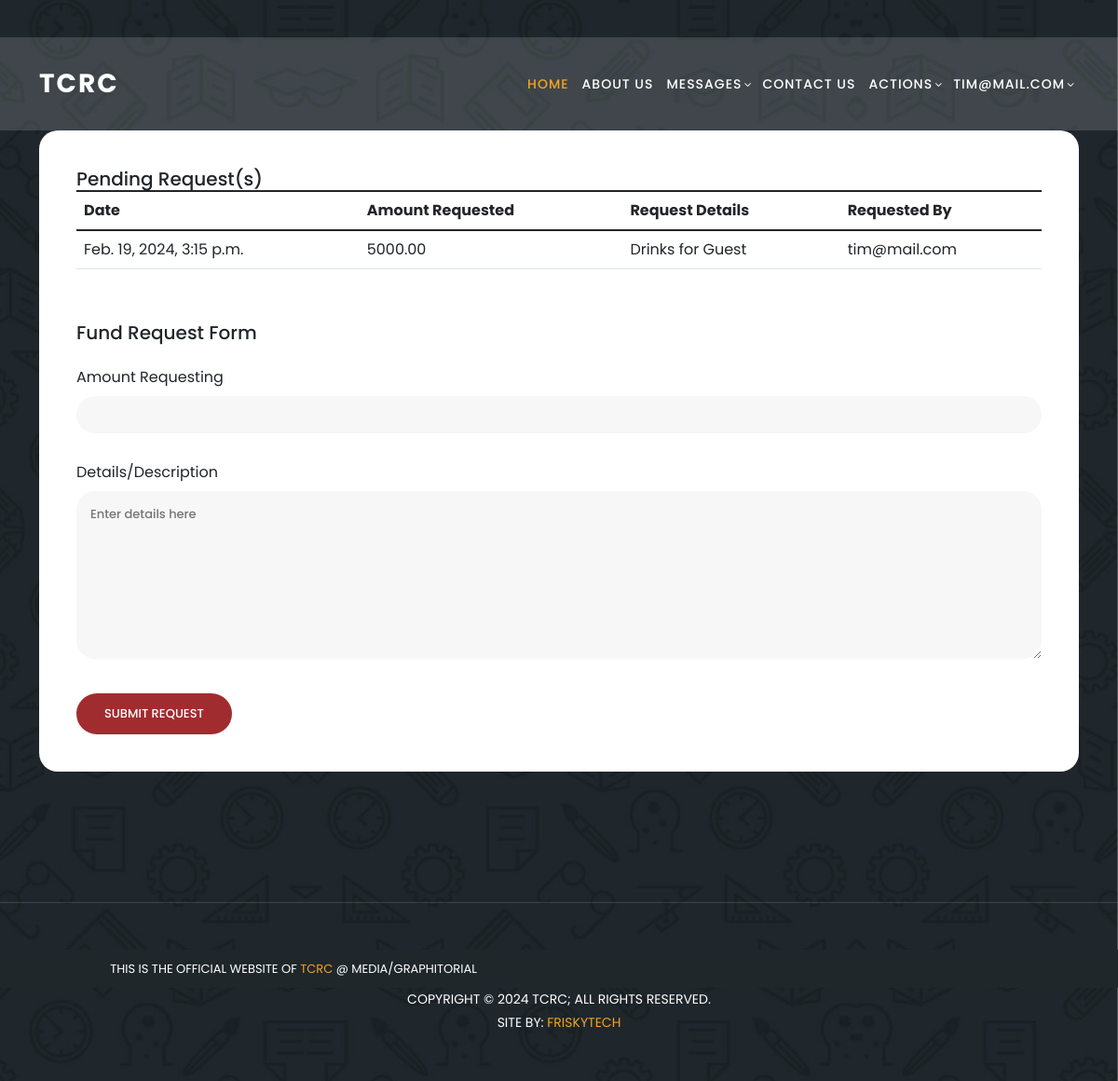
The app's page /request_fund/ (signed in) with its own data.
### church/models.py (models this page shows, shortened)
class FundRequest(models.Model):
    total_amount = models.DecimalField(
        default=0.00, max_digits=65, decimal_places=2)
    request_details = models.TextField()
    created_by = models.ForeignKey(User, on_delete=models.CASCADE)
    approved = models.BooleanField(default=False)
    declined = models.BooleanField(default=False)
    request_date = models.DateTimeField(auto_now=True)

### church/views.py (the view, shortened to what this page needs)
# urls.py: path('request_fund/', request_fund, name='request_fund'),
def request_fund(request):
    president = CouncilMember.objects.filter(
        user_id=request.user.id, office__title='President')
    pending_request = FundRequest.objects.filter(
        created_by_id=request.user.id, approved=False, declined=False).order_by('-id')
    if president:
        pending_request = FundRequest.objects.filter(
            approved=False, declined=False).order_by('-id')
    contex = {'pending_request': pending_request, 'president': president}
    return render(request, 'church/request_fund.html', contex)

### templates/church/request_fund.html (shortened to what this page needs)
{% extends 'base.html' %}
{% load static %}
{% block content %}
<section class="contact-us" id="contact">
    <div class="container">
      <div class="row">
        <div class="col-lg-12 align-self-center">
            <form id="contact" action="" method="POST">{% csrf_token %}
              {% if pending_request %}
              <div class="table table-responsive">
                  <h5>Pending Request(s)</h5>
                  <table class="table">
                      <thead>
                          <th>Date</th>
                          <th>Amount Requested</th>
                          <th>Request Details</th>
                          <th>Requested By</th>
                          </thead>
                          <tbody>
                          {% for request in pending_request %}
                          <tr>
                              <td>{{ request.request_date }}</td>
                              <td>{{ request.total_amount }}</td>
                              <td>{{ request.request_details }}</td>
                              <td>{{ request.created_by }}</td>
                          </tr>
                          {% endfor %}
                          </tbody>
                  </table>
              </div>
              {% endif %}
              <br>
                <h5>Fund Request Form</h5> <br>
                <label for="" class="form-label">Amount Requesting</label>
                <input type="number" name="total_amount" min="0", step="any" required>
                <label for="" class="form-label">Details/Description</label>
                <textarea name="request_details" id="" cols="30" rows="10" placeholder="Enter details here"></textarea>
                <button class="btn btn-primary">Submit Request</button>
            </form>
        </div>
      </div>
    </div>
    {% include 'base_files/footer.html' %}
  </section>
{%endblock%}

### templates/base_files/navbar.html (shortened to what this page needs)
{% load static %}
    <header class="header-area header-sticky">
        <div class="container">
            <div class="row">
                <div class="col-12">
                    <nav class="main-nav">
                        <a href="{% url 'home' %}" class="logo">
                            TCRC
                        </a>
                        <ul class="nav">
                            <li><a href="{% url 'home' %}" class="active">Home</a></li>
                            <li><a href="{% url 'about_us' %}">About Us</a></li>
                            <li class="has-sub">
                                <a href="javascript:void(0)">Messages</a>
                            </li>
                            <li class="scroll-to-section"><a href="#contact">Contact Us</a></li>
                            {% if request.user.is_authenticated %}
                            <li class="has-sub">
                              <a href="javascript:void(0)">ACTIONS</a>
                            </li>
                            <li class="has-sub">
                              <a href="javascript:void(0)">{{request.user}}</a>
                            </li>
                            {% else %}
                              <li><a href="{% url 'login' %}">Login</a></li>
                            {% endif %}
                        </ul>
                    </nav>
                </div>
            </div>
        </div>
    </header>

### static/assets/css/templatemo-edu-meeting.css (style rules this page uses)
html, body, div, span, applet, object, iframe, h1, h2, h3, h4, h5, h6, p, blockquote, div pre, a, abbr, acronym, address, big, cite, code, del, dfn, em, font, img, ins, kbd, q, s, samp, small, strike, strong, sub, sup, tt, var, b, u, i, center, dl, dt, dd, ol, ul, li, figure, header, nav, section, article, aside, footer, figcaption { margin: 0; padding: 0; border: 0; outline: 0; }
ul, li { padding: 0; margin: 0; list-style: none; }
header, nav, section, article, aside, footer, hgroup { display: block; }
* { box-sizing: border-box; }
html, body { font-family: 'Poppins', sans-serif; font-weight: 400; background-color: #fff; font-size: 16px; -ms-text-size-adjust: 100%; -webkit-font-smoothing: antialiased; -moz-osx-font-smoothing: grayscale; }
a { text-decoration: none !important; color: #3CF; }
h1, h2, h3, h4, h5, h6 { margin-top: 0px; margin-bottom: 0px; }
ul { margin-bottom: 0px; }
html, body { background: #fff; font-family: 'Poppins', sans-serif; }
.header-area { background-color: rgba(250,250,250,0.15); position: absolute; top: 40px; left: 0; right: 0; z-index: 100; -webkit-transition: all .5s ease 0s; -moz-transition: all .5s ease 0s; -o-transition: all .5s ease 0s; transition: all .5s ease 0s; }
.header-area .main-nav { min-height: 80px; background: transparent; }
.header-area .main-nav .logo { line-height: 100px; color: #fff; font-size: 28px; font-weight: 700; text-transform: uppercase; letter-spacing: 2px; float: left; -webkit-transition: all 0.3s ease 0s; -moz-transition: all 0.3s ease 0s; -o-transition: all 0.3s ease 0s; transition: all 0.3s ease 0s; }
.header-area .main-nav .nav { float: right; margin-top: 30px; margin-right: 0px; background-color: transparent; -webkit-transition: all 0.3s ease 0s; -moz-transition: all 0.3s ease 0s; -o-transition: all 0.3s ease 0s; transition: all 0.3s ease 0s; position: relative; z-index: 999; }
.header-area .main-nav .nav li { padding-left: 15px; padding-right: 15px; }
.header-area .main-nav .nav li:last-child { padding-right: 0px; }
.header-area .main-nav .nav li a { display: block; font-weight: 500; font-size: 14px; text-transform: uppercase; color: #fff; -webkit-transition: all 0.3s ease 0s; -moz-transition: all 0.3s ease 0s; -o-transition: all 0.3s ease 0s; transition: all 0.3s ease 0s; height: 40px; line-height: 40px; border: transparent; letter-spacing: 1px; }
.header-area .main-nav .nav li:hover a, .header-area .main-nav .nav li a.active { color: #f5a425!important; }
.header-area .main-nav .nav li.has-sub { position: relative; padding-right: 15px; }
.header-area .main-nav .nav li.has-sub:after { font-family: FontAwesome; content: "\f107"; font-size: 12px; color: #fff; position: absolute; right: 5px; top: 12px; }
.header-area.header-sticky { min-height: 80px; }
.header-area .nav { margin-top: 30px; }
.header-area.header-sticky .nav li a.active { color: #f5a425; }
@media (max-width: 1200px) { .header-area .main-nav .nav li { padding-left: 7px; padding-right: 7px; } }
@media (max-width: 1200px) { .header-area .main-nav:before { display: none; } }
@media (min-width: 767px) { .header-area .main-nav .nav { display: flex !important; } }
section.contact-us { background-image: url(../images/meetings-bg.jpg); background-position: center center; background-attachment: fixed; background-repeat: no-repeat; background-size: cover; padding: 140px 0px 0px 0px; }
section.contact-us #contact { background-color: #fff; border-radius: 20px; padding: 40px; }
section.contact-us #contact input { width: 100%; height: 40px; border-radius: 20px; background-color: #f7f7f7; outline: none; border: none; box-shadow: none; font-size: 13px; font-weight: 500; color: #7a7a7a; padding: 0px 15px; margin-bottom: 30px; }
section.contact-us #contact textarea { width: 100%; min-height: 140px; max-height: 180px; border-radius: 20px; background-color: #f7f7f7; outline: none; border: none; box-shadow: none; font-size: 13px; font-weight: 500; color: #7a7a7a; padding: 15px; margin-bottom: 30px; }
section.contact-us #contact button { font-size: 13px; color: #fff; background-color: #a12c2f; padding: 12px 30px; display: inline-block; border-radius: 22px; font-weight: 500; text-transform: uppercase; transition: all .3s; border: none; outline: none; }

### records on screen
FundRequest: request_date "Feb. 19, 2024, 3:15 p.m.", total_amount "5000.00", request_details "Drinks for Guest", created_by "tim@mail.com"

### other values on screen
{{ request.user }} "TIM@MAIL.COM"
